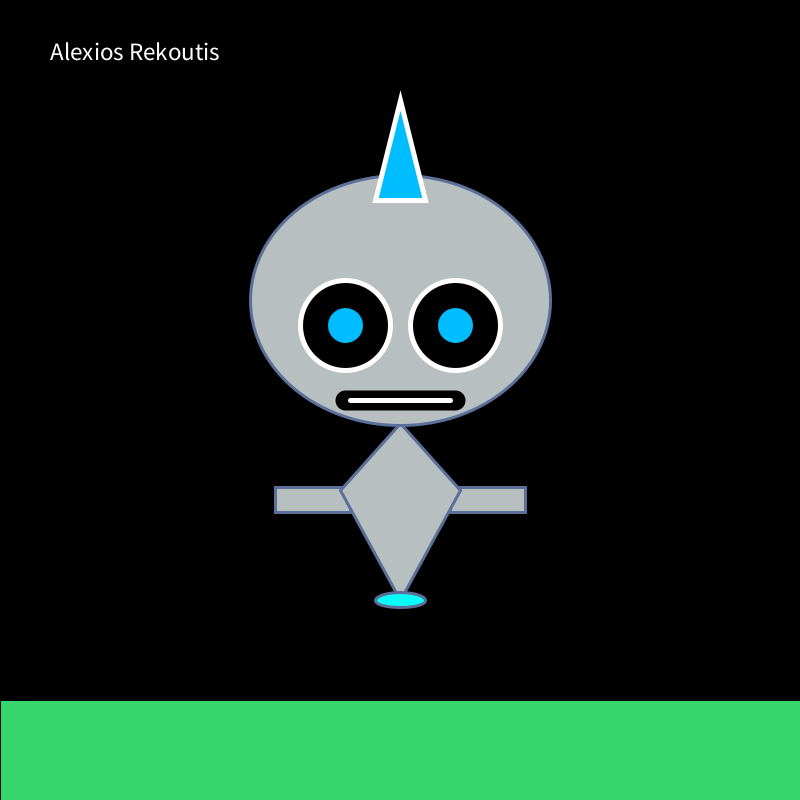
Frame 1 (no input)
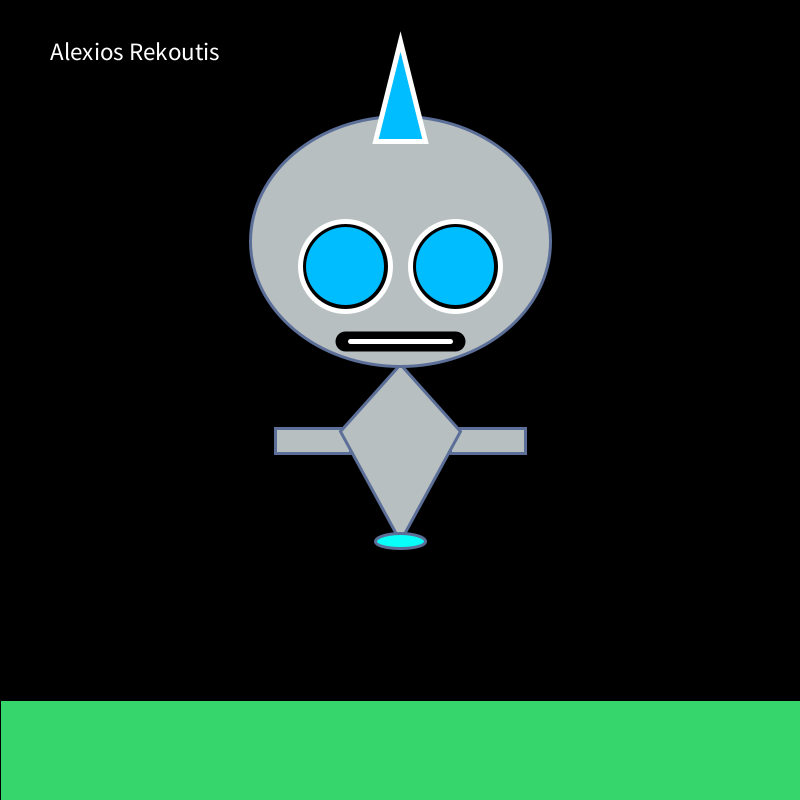
Frame 60 (the mouse pressed at the canvas centre just before this capture)
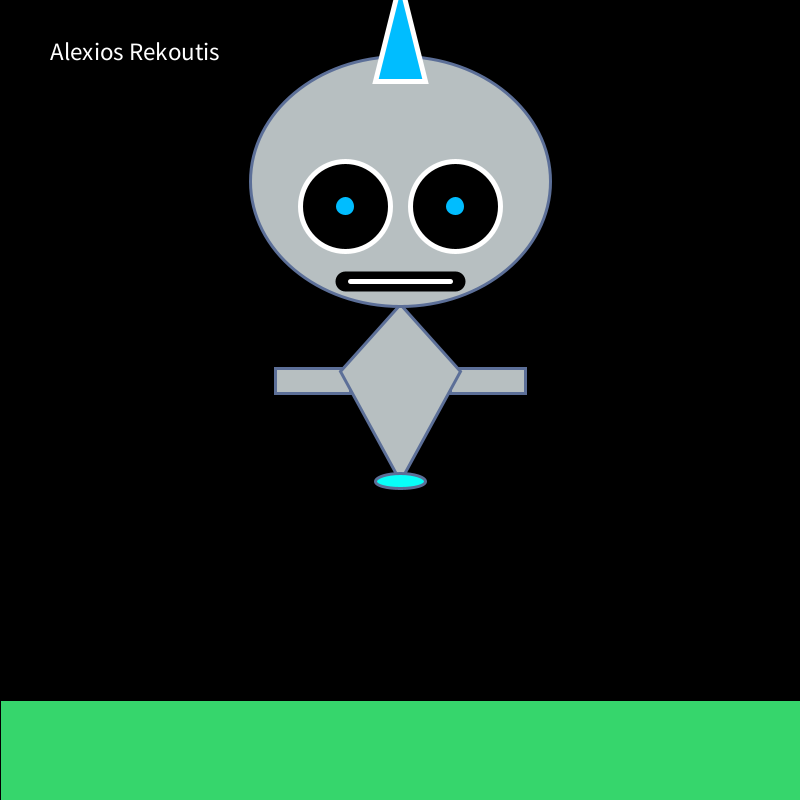
Frame 120 (the mouse held since frame 60 and released just before this capture)

The Processing sketch that drew these frames (run headless with seeded random() and noise(); from frame 60 on, the mouse is pressed at the canvas centre):

// Processing sketch: Updated_creature_Alexios
// ── Updated_creature_Alexios.pde
/*
Alexios Rekoutis
 6/27/2022
 This is my little cute robot named bloop. He is made up of many shapes updated with movement
 */

int diam = 30;
boolean growing = true;
float bodyOffset = -100; 

void setup() {
  size(800, 800);
  
}

void draw() {
  background(0);
  
  //Name
  fill(255);
  textSize(25);
  text("Alexios Rekoutis", 50, 60);
  
  //this is the ground
  fill(#36D66C);
  rect(0, 700, 800, 100);
  
  push();
  translate(0, bodyOffset);

  //Body made from a quad
  //left arm
  fill(#B7BFC1);
  stroke(#5C6F98);
  strokeWeight(3);
  rect(275, 587, 75, 25);

  //right arm
  fill(#B7BFC1);
  stroke(#5C6F98);
  strokeWeight(3);
  rect(450, 587, 75, 25);

  //actual torso
  fill(#B7BFC1);
  stroke(#5C6F98);
  strokeWeight(3);
  quad(340, 590, 400, 523, 460, 590, 400, 700);

  //hovering pad instead of legs
  fill(#08FFF9);
  ellipse(400, 700, 50, 15);

  //head code
  fill(#B7BFC1);
  stroke(#5C6F98);
  strokeWeight(3);
  ellipse(400, 400, 300, 250);

  //eyes are in these bottom lines
  // left eye
  fill(#000000);
  stroke(255);
  strokeWeight(5);
  circle(345, 425, 90);

  // left pupil
  fill(#00BDFF);
  stroke(#00BDFF);
  strokeWeight(5);
  circle(345, 425, diam);

  //right eye
  fill(#000000);
  stroke(255);
  strokeWeight(5);
  circle(455, 425, 90);

  //right pupil
  fill(#00BDFF);
  stroke(#00BDFF);
  strokeWeight(5);
  circle(455, 425, diam);

  //the if statments below are the growth and shrinkage of the pupils
  if (growing) {
    diam++; //this is the growing increment

    if (diam > 80) {
      growing = false;
    }
  } else {
    diam--;
    if (diam<=0) {  //this is the decreasing increment
      growing = true;
    }
  }

  //this is the attempt for a mouth using two lines
  stroke(0);
  strokeWeight(20);
  line(345, 500, 455, 500);

  stroke(#ffffff);
  strokeWeight(5);
  line(350, 500, 450, 500);

  //Little antenna made of a triangle
  triangle(375, 300, 400, 200, 425, 300);
  
  pop();
  
  bodyOffset = bodyOffset -1;
  if (bodyOffset < -height/2) {
  bodyOffset = 0;
  }
  
}
